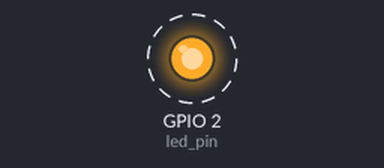
This sketch was run on a simulated ESP32. Parts: output pins drawn as LEDs (lit = HIGH). Dashed ring = blinking.

Above: at 0.5 s.
Timing chart, 0 to 3.5 s (numbered marks = the images above):
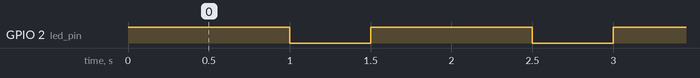

Measured:
- by itself, GPIO 2 (led_pin): alternates HIGH for 1.0 s and LOW for 0.50 s

The sketch:

blinky.ino
```cpp
#include <freertos/FreeRTOS.h>
#include <freertos/task.h>

// using only 1 core
#if CONFIG_FREERTOS_UNICORE
static const BaseType_t app_cpu = 0;
#else
static const BaseType_t app_cpu = 1;
#endif

// pins
static const int led_pin = 2;
// blink the LED
void toggle_LED (void* parameter){
  while(1){
    digitalWrite(led_pin, HIGH);
    vTaskDelay(1000/portTICK_PERIOD_MS);
    digitalWrite(led_pin, LOW);
    vTaskDelay(500/portTICK_PERIOD_MS); // by default is 1ms/1ms
  }
}


void setup() {
  // put your setup code here, to run once:
  pinMode(led_pin, OUTPUT); // configure pin

  // task tuns forever
  xTaskCreatePinnedToCore(
    toggle_LED, // function to be called
    "Toggle LED", // name of the task
    1024, // stack size
    NULL,// parameter to pass to the function
    1, // task priority
    NULL, // task handle
    app_cpu); // run on one core

}

void loop() {
  // put your main code here, to run repeatedly:

}
```
